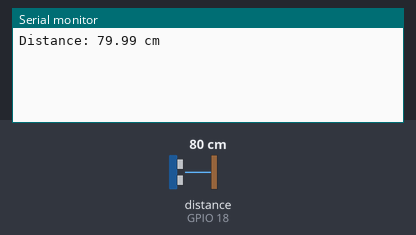
Recording of a sketch running on a simulated ESP32. Shown: the last lines printed to the serial monitor. Wiring (inferred from the names in the program): ultrasonic range finder: trigger GPIO 5; echo GPIO 18. The test bench sets the inputs (shaded band); at power-on: distance to the obstacle (sensor on GPIO 18) 80 cm. The echo pulse lasts 58.3 µs per cm; WiFi joins after 1.5 s; servers stay silent unless stated.

Above: at 3.0 s.
3.1 s: distance to the obstacle (sensor on GPIO 18) set to 2 cm
At 4.0 s:
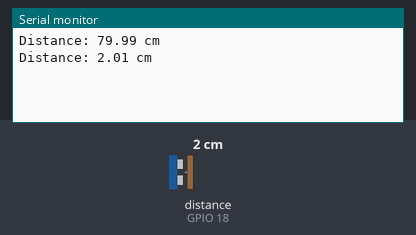
4.6 s: distance to the obstacle (sensor on GPIO 18) set to 4 cm
At 5.1 s:
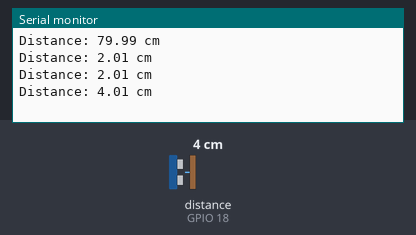
Timing chart, 0 to 7.6 s (numbered marks = the images above; inputs shaded):
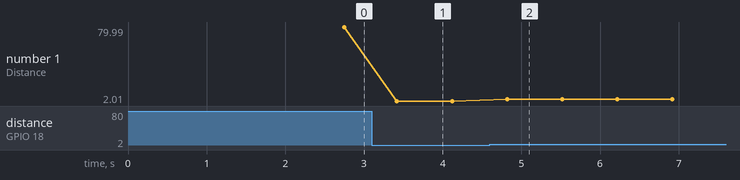

Measured:
- after the input at 3.1 s, the serial monitor: prints a new line after 0.32 s (image 1)
- after the input at 4.6 s, the serial monitor: prints a new line after 0.22 s (image 2)
- plotted number 1: 79.99 → 2.01 after the input at 3.1 s, 2.01 → 4.01 after the input at 4.6 s

The sketch:

ULTRA_SONIC.ino
```cpp
#define BLYNK_TEMPLATE_ID "TMPL3miTlYN34"
#define BLYNK_TEMPLATE_NAME "LIVE STREAMING"
#define BLYNK_AUTH_TOKEN "lIKFT0Sn63E3gGXtE5xxpfvE7hZxqbgI"

#define BLYNK_PRINT Serial

#include <WiFi.h>
#include <BlynkSimpleEsp32.h>

/* WIFI */
char ssid[] = "Realme 8 5G";
char pass[] = "0987654321";

/* ULTRASONIC PINS */
#define TRIG_PIN 5
#define ECHO_PIN 18

BlynkTimer timer;

/* NUMBER OF SAMPLES FOR FILTER */
#define SAMPLES 7

/* ---------- SINGLE MEASUREMENT ---------- */
float measureOnce()
{
  digitalWrite(TRIG_PIN, LOW);
  delayMicroseconds(3);

  digitalWrite(TRIG_PIN, HIGH);
  delayMicroseconds(10);
  digitalWrite(TRIG_PIN, LOW);

  long duration = pulseIn(ECHO_PIN, HIGH, 35000); // ~6m timeout

  if(duration == 0) return -1;

  float distance = duration * 0.0343 / 2.0;
  return distance;
}

/* ---------- MEDIAN FILTER ---------- */
float getDistanceFiltered()
{
  float values[SAMPLES];

  for(int i=0;i<SAMPLES;i++)
  {
    values[i] = measureOnce();
    delay(30);
  }

  /* SORT VALUES */
  for(int i=0;i<SAMPLES-1;i++)
  {
    for(int j=i+1;j<SAMPLES;j++)
    {
      if(values[i] > values[j])
      {
        float temp = values[i];
        values[i] = values[j];
        values[j] = temp;
      }
    }
  }

  /* MEDIAN VALUE */
  float median = values[SAMPLES/2];

  return median;
}

/* ---------- SEND TO BLYNK ---------- */
void sendUltrasonic()
{
  float distance = getDistanceFiltered();

  if(distance > 2 && distance < 600)
  {
    Blynk.virtualWrite(V0, distance);

    Serial.print("Distance: ");
    Serial.print(distance);
    Serial.println(" cm");
  }
  else
  {
    Serial.println("Invalid reading");
  }
}

void setup()
{
  Serial.begin(115200);

  pinMode(TRIG_PIN, OUTPUT);
  pinMode(ECHO_PIN, INPUT);

  Blynk.begin(BLYNK_AUTH_TOKEN, ssid, pass);

  timer.setInterval(700L, sendUltrasonic);
}

void loop()
{
  Blynk.run();
  timer.run();
}
```
